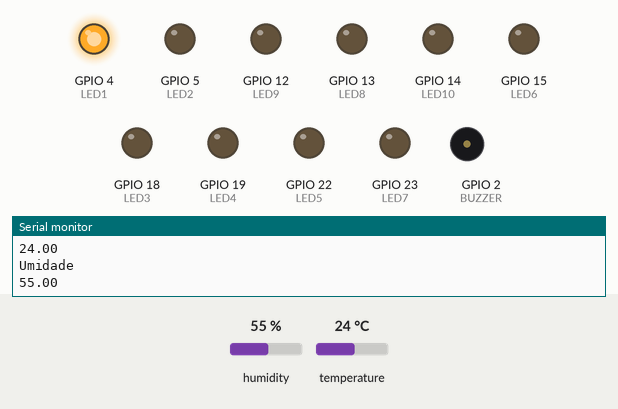
The program below on a simulated ESP32. Parts: output pins drawn as LEDs (lit = HIGH), buzzer (waves = sounding, pin HIGH), the last lines printed to the serial monitor. The test bench sets the inputs (shaded band); at power-on: temperature 24 °C, humidity 55 %. WiFi joins after 1.5 s; servers stay silent unless stated.

Above: at 3.0 s.
3.1 s: temperature set to 25.6 °C
At 4.9 s:
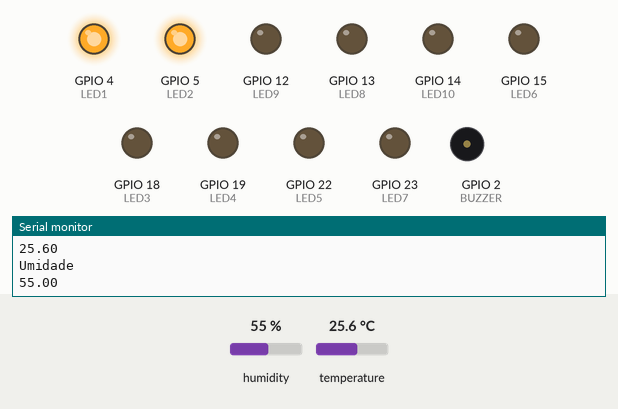
5.3 s: temperature set to 28.2 °C
7.0 s: temperature set to 29.6 °C
At 8.5 s:
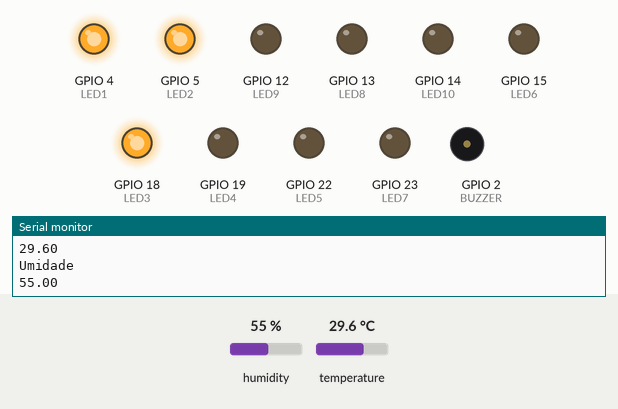
9.3 s: temperature set to 32.7 °C
11.0 s: temperature set to 33.8 °C
At 12.1 s:
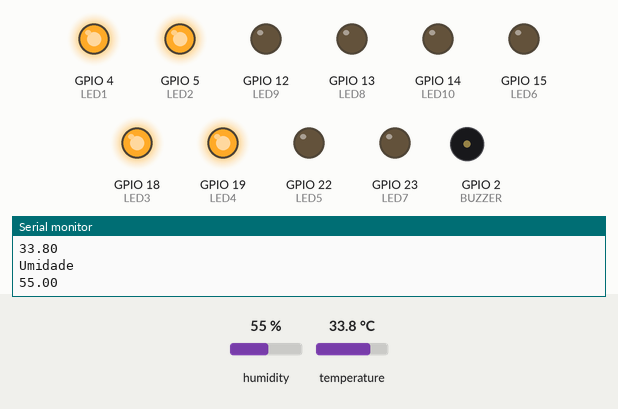
13.3 s: temperature set to 12 °C
At 15.2 s:
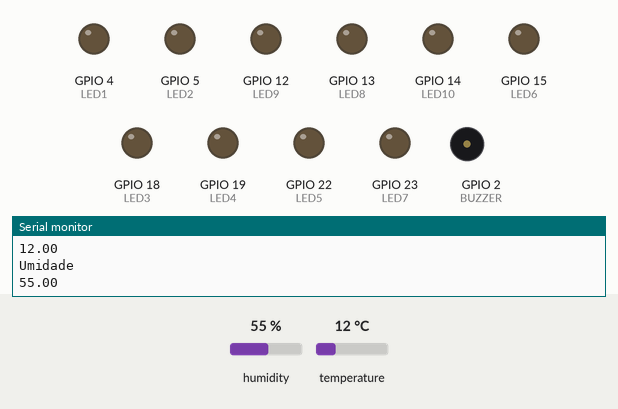
Timing chart, 0 to 16.3 s (numbered marks = the images above; inputs shaded):
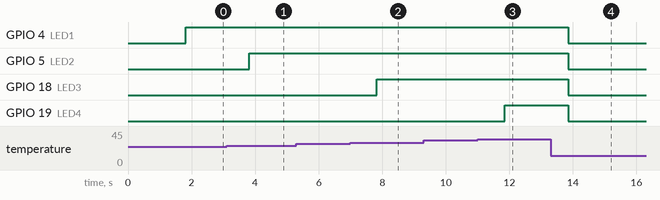

The program:

main.cpp
```cpp
/*************************************************************

  This is a simple demo of sending and receiving some data.
  Be sure to check out other examples!
 *************************************************************/


/* Fill-in information from Blynk Device Info here */
#define BLYNK_TEMPLATE_ID           "TMPL2IsG7vOzO"
#define BLYNK_TEMPLATE_NAME         "Quickstart Template"
#define BLYNK_AUTH_TOKEN            "Fgu8C7n1h9xx3y_CbkpBHadH6eHB25ar"
#define BLYNK_PRINT Serial

//DEFINE AS VARIÁVEIS QUE REPRESENTAM OS PINOS UTILIZADOS
#define DHTPIN 21
#define DHTTYPE DHT22
#define LED1 4
#define LED2 5
#define LED3 18
#define LED4 19
#define LED5 22
#define LED6 15
#define LED7 23
#define LED8 13
#define LED9 12
#define LED10 14

#define BUZZER 2

//REALIZA A INCLUSÃO DAS BIBLIOTECAS NECESSÁRIAS
#include <WiFi.h>
#include <WiFiClient.h>
#include <BlynkSimpleEsp32.h>
#include "DHT.h"


// CONFIGURAÇÕES DA CONEXÃO WI-FI
char ssid[] = "LCI01";
char pass[] = "up3@wz01";

/*char ssid[] = "_Mateus_";
char pass[] = "91469365";*/

//INICIALIZA A BIBLIOTECA PARA COLETA DE TEMPERATURA E UMIDADE
DHT dht(DHTPIN, DHTTYPE);

//INICIALIZA O TIMER DO BLYNK
BlynkTimer timer;

//DECLARA AS VARIÁVEIS QUE SERÃO UTILIZADAS
float h, t, tbase, incremento;
int status_buzzer;
int status_interface;

// This function is called every time the Virtual Pin 0 state changes
BLYNK_WRITE(V8)
{
  // Set incoming value from pin V0 to a variable
  int value = param.asInt();

  // Update state
  digitalWrite(BUZZER, value);

  status_interface = value;
}

// This function is called every time the device is connected to the Blynk.Cloud
BLYNK_CONNECTED()
{
  // Change Web Link Button message to "Congratulations!"
  Blynk.setProperty(V3, "offImageUrl", "https://static-image.nyc3.cdn.digitaloceanspaces.com/general/fte/congratulations.png");
  Blynk.setProperty(V3, "onImageUrl",  "https://static-image.nyc3.cdn.digitaloceanspaces.com/general/fte/congratulations_pressed.png");
  Blynk.setProperty(V3, "url", "https://docs.blynk.io/en/getting-started/what-do-i-need-to-blynk/how-quickstart-device-was-made");
}

// This function sends Arduino's uptime every second to Virtual Pin 2.
void myTimerEvent()
{
  //ENVIA PARA O BLYNK AS INFORMAÇÕES DE UMIDADE E TEMPERATURA
  Blynk.virtualWrite(V7, h);
  Blynk.virtualWrite(V6, t);

  Blynk.virtualWrite(V8, status_interface);
}

void setup()
{
  //SETA OS PINOS QUE SERÃO UTILIZADOS COMO SAÍDA
  pinMode(LED1, OUTPUT);
  pinMode(LED2, OUTPUT);
  pinMode(LED3, OUTPUT);
  pinMode(LED4, OUTPUT);
  pinMode(LED5, OUTPUT);
  pinMode(LED6, OUTPUT);
  pinMode(LED7, OUTPUT);
  pinMode(LED8, OUTPUT);
  pinMode(LED9, OUTPUT);
  pinMode(LED10, OUTPUT);
  pinMode(BUZZER, OUTPUT);

  // Debug console
  Serial.begin(9600);

  //AUTENTICAÇÃO NO BLYNK
  Blynk.begin(BLYNK_AUTH_TOKEN, ssid, pass);

  //INICIALIZA O DHT (COLETA TEMPERATURA E UMIDADE)
  dht.begin();

  //O TBASE DEVE SER A TEMPERATURA AMBIENTE NO MOMENTO DA EXECUÇÃO OU A TEMPERATURA IDEAL EM UM SISTEMA REAL
  tbase = 17;

  //VARIAVEL QUE DEFINE QUAL O INTERVALO DE TEMPERATURA PARA LIGAÇÃO DAS LUZES DO LED
  incremento = 4;

  // Setup a function to be called every second
  timer.setInterval(1000L, myTimerEvent);

  t=10;
  status_buzzer = 0;
  status_interface = 0;

}

void loop()
{
  //EXECUTA O BLYNK E O TIMER
  Blynk.run();
  timer.run();

  //COLETA TEMPERATURA E UMIDADE
  h = dht.readHumidity();
  t = dht.readTemperature();

  //MOSTRA NO CONSOLE AS INFORMAÇÕES
  Serial.println("Temperatura");
  Serial.println(t);
  Serial.println("Umidade");
  Serial.println(h);

  //ESSA LINHA PODE SER UTILIZADA PARA SIMULAR O SISTEMA SEM A COLETA DE TEMPERATURA
  //t = t + 0.5;

  //CONDIÇÃO PARA LIGAÇÃO DO PRIMEIRO LED
  if (t > (tbase + (incremento*1))){
    digitalWrite(LED1, HIGH);
  }else{
    digitalWrite(LED1, LOW);
  }

  //CONDIÇÃO PARA LIGAÇÃO DO SEGUNDO LED
  if (t > (tbase + (incremento*2))){
    digitalWrite(LED2, HIGH);
  }else{
    digitalWrite(LED2, LOW);
  }

  //CONDIÇÃO PARA LIGAÇÃO DO TERCEIRO LED
  if (t > (tbase + (incremento*3))){
    digitalWrite(LED3, HIGH);
  }else{
    digitalWrite(LED3, LOW);
  }

  //CONDIÇÃO PARA LIGAÇÃO DO QUARTO LED
  if (t > (tbase + (incremento*4))){
    digitalWrite(LED4, HIGH);
  }else{
    digitalWrite(LED4, LOW);
  }

  //CONDIÇÃO PARA LIGAÇÃO DO QUINTO LED
  if (t > (tbase + (incremento*5))){
    digitalWrite(LED5, HIGH);
  }else{
    digitalWrite(LED5, LOW);
  }

  //CONDIÇÃO PARA LIGAÇÃO DO SEXTO LED
  if (t > (tbase + (incremento*6))){
    digitalWrite(LED6, HIGH);
  }else{
    digitalWrite(LED6, LOW);
  }

  //CONDIÇÃO PARA LIGAÇÃO DO SÉTIMO LED
  if (t > (tbase + (incremento*7))){
    digitalWrite(LED7, HIGH);
  }else{
    digitalWrite(LED7, LOW);
  }

  //CONDIÇÃO PARA LIGAÇÃO DO OITAVO LED
  if (t > (tbase + (incremento*8))){
    digitalWrite(LED8, HIGH);
  }else{
    digitalWrite(LED8, LOW);
  }

  //CONDIÇÃO PARA LIGAÇÃO DO NONO LED
  if (t > (tbase + (incremento*9))){
    digitalWrite(LED9, HIGH);
  }else{
    digitalWrite(LED9, LOW);
  }

  //CONDIÇÃO PARA LIGAÇÃO DO DECIMO LED
  if (t > (tbase + (incremento*10))){
    digitalWrite(LED10, HIGH);
  }else{
    digitalWrite(LED10, LOW);
  }

  //CONDIÇÃO PARA DISPARO DO BUZZER (A PARTIR DO SEXTO LED)
  if (t > (tbase + (incremento*7))){

    //SE O BUZZER JÁ ESTIVER ACIONADO, NÃO É NECESSÁRIO REENVIAR O COMANDO
    if (status_buzzer == 0){
      status_interface = 1;
      status_buzzer = 1;
      digitalWrite(BUZZER, HIGH); //LIGAR O BUZZER
      Blynk.logEvent("alerta_temperatura");
    }

    //SE O USUÁRIO INTERAGIR COM O BUZZER NA TELA, DESLIGA, MANTENDO O STATUS DA VARIAVEL status_buzzer
    if (status_interface == 0){
      status_buzzer = 1;
      digitalWrite(BUZZER, LOW); //DESLIGAR O BUZZER
    }

  }else{
    status_buzzer = 0;
    digitalWrite(BUZZER, LOW); //DESLIGAR O BUZZER
  }

   delay(1000); //INTERVALO ENTRE UMA COLETA

}
```

Measured:
- the behaviour switches between 25 and 25.1 °C on temperature (found by bisection; images 0 and 1)
- the behaviour switches between 29 and 29.1 °C on temperature (found by bisection; images 1 and 2)
- the behaviour switches between 33 and 33.1 °C on temperature (found by bisection; images 2 and 3)
- after the input at 3.1 s, GPIO 5 (LED2): LOW → HIGH after 0.72 s
- after the input at 7.0 s, GPIO 18 (LED3): LOW → HIGH after 0.83 s
- after the input at 11.0 s, GPIO 19 (LED4): LOW → HIGH after 0.85 s
- after the input at 13.3 s, GPIO 4 (LED1), GPIO 5 (LED2), GPIO 18 (LED3), GPIO 19 (LED4): HIGH → LOW after 0.56 s
